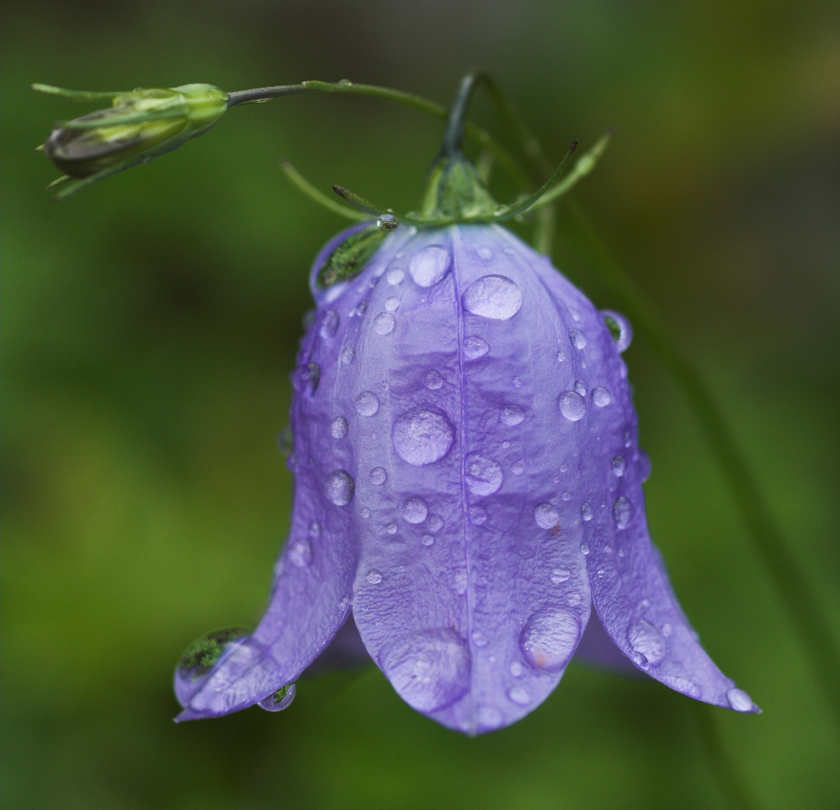
#> input picture Digital Image Processing/Exercise12/blaklokke.jpg, 840 x 810 px
$ python sobel.py
#> lines starting #> are read from the running program, lines starting #| are printed output that depends on the picture
import numpy as np
import matplotlib.pyplot as plt
import os
from PIL import Image
from scipy.signal import convolve2d
Image2 = plt.imread('blaklokke.jpg')[:,:,0]
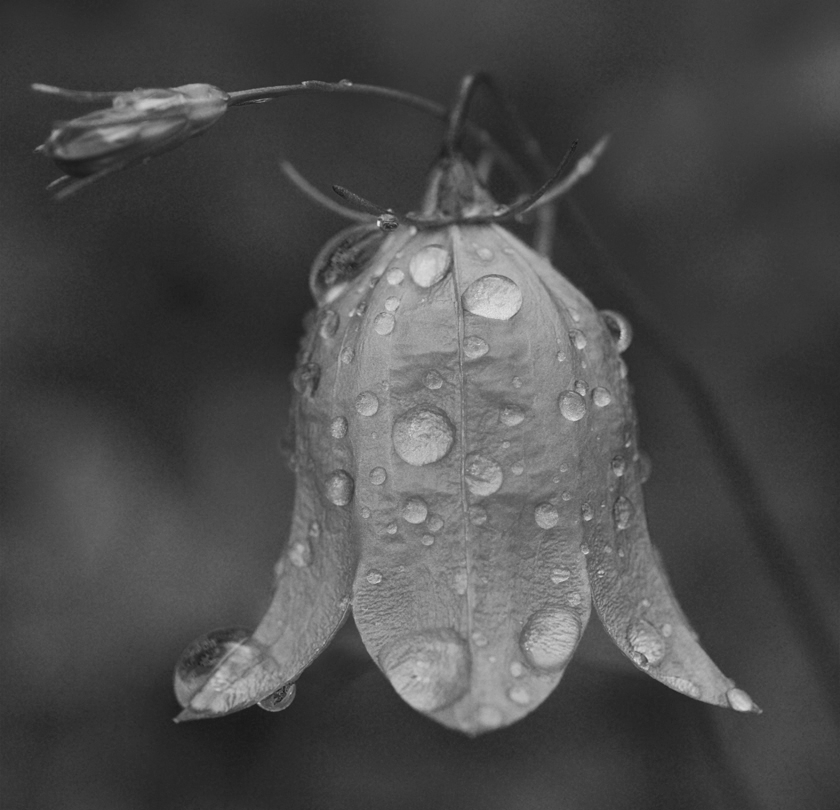
#> Image2: shape (810, 840); min 20, max 236, mean 76.2

Image = np.zeros((7, 8))

Image[3,2] = 1
Image[3,3] = 1
Image[2,3] = 1
Image[4,3] = 1
Image[3,4] = 1
Image[2,4] = 1
Image[4,4] = 1
Image[3,5] = 1


def sobel(image):
    gx = np.array([
    [-1, -2, -1],
     [0, 0, 0],
     [1, 2, 1]])

    gy = np.array([
        [-1, 0, 1],
        [-2, 0, 2],
        [-1, 0, 1]])

    gx_mask = np.abs(convolve2d(image, gx, 'same'))
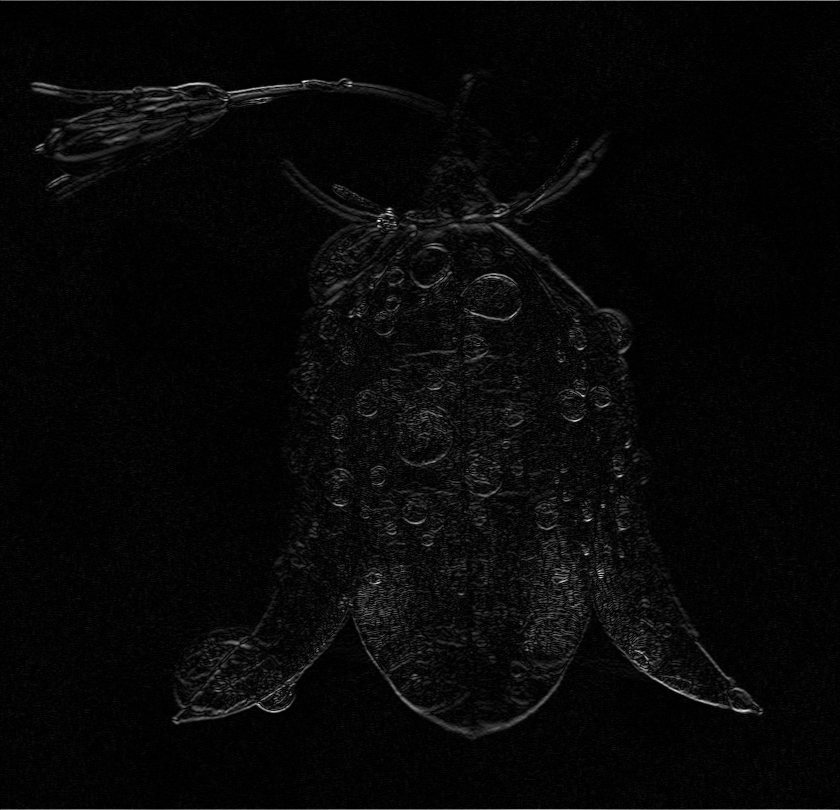
#> gx_mask: shape (810, 840) int64; min 0, max 480, mean 15.2; drawn with min black and max white
    gy_mask = np.abs(convolve2d(image, gy, 'same'))
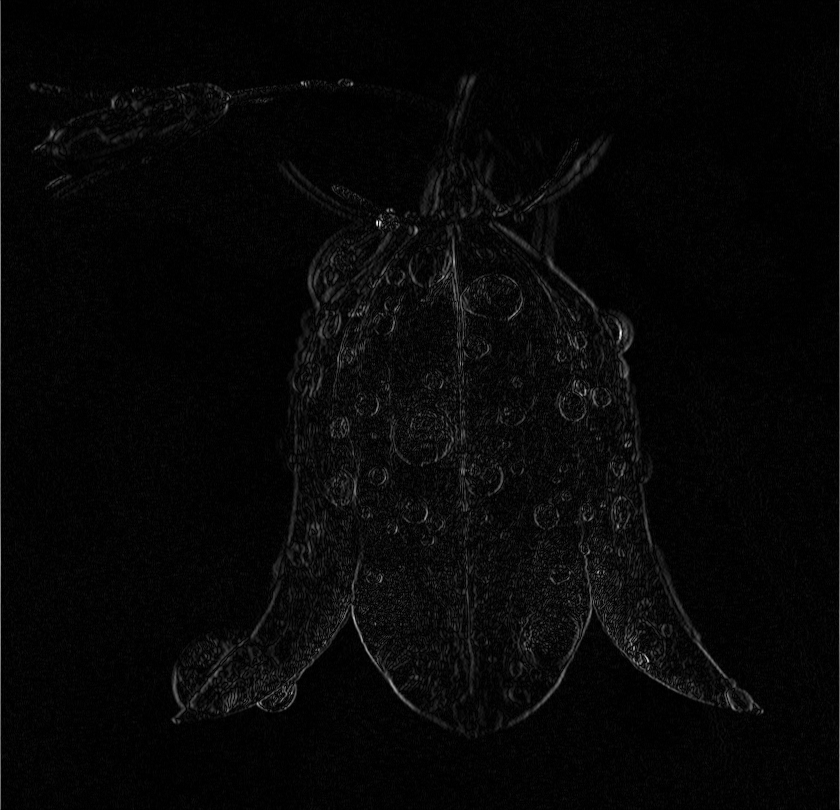
#> gy_mask: shape (810, 840) int64; min 0, max 508, mean 14.5; drawn with min black and max white

    result = gx_mask + gy_mask
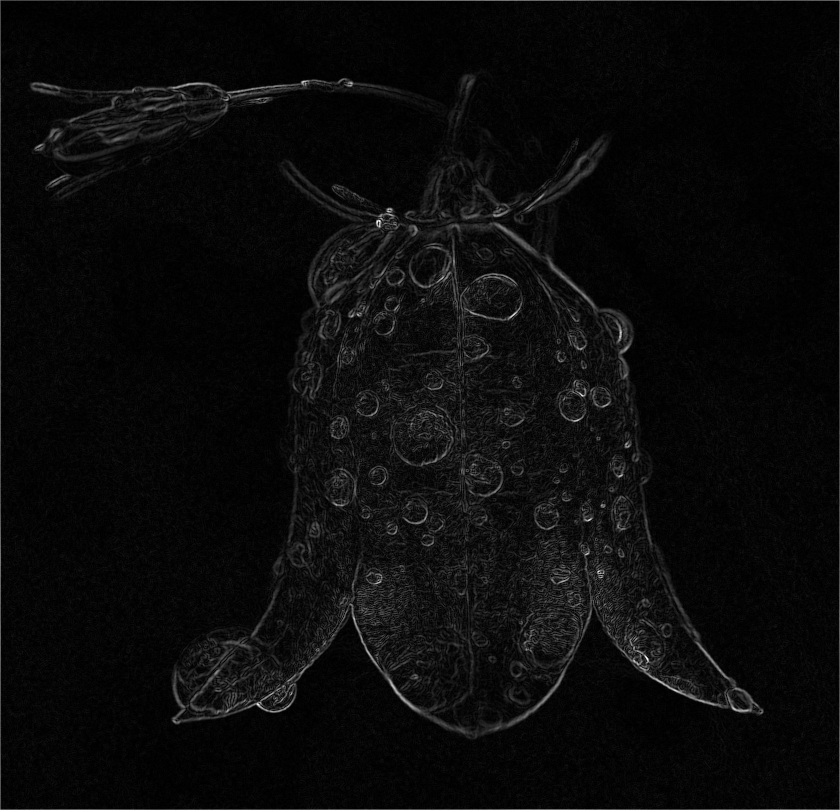
#> result: shape (810, 840) int64; min 0, max 680, mean 29.7; drawn with min black and max white

    return result


resultimage = sobel(Image2)
fig, ax = plt.subplots(1,2)

clb = ax[0].imshow(Image2, cmap = 'inferno')
ax[0].set_title('Orignal')
plt.colorbar(clb, ax = ax[0])
clb1 = ax[1].imshow(resultimage, cmap = 'inferno')
ax[1].set_title('Sobel operated')
plt.colorbar(clb1, ax = ax[1])
plt.show()
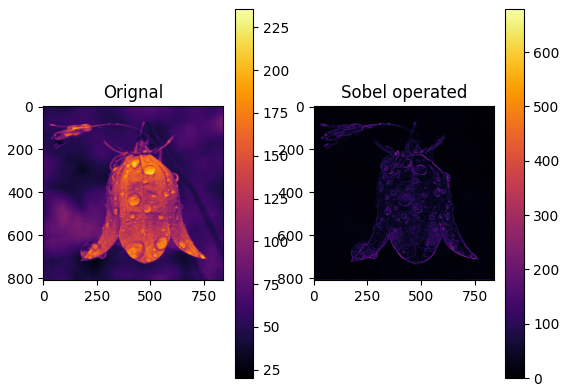
#> figure drawn by matplotlib, 4 panels
